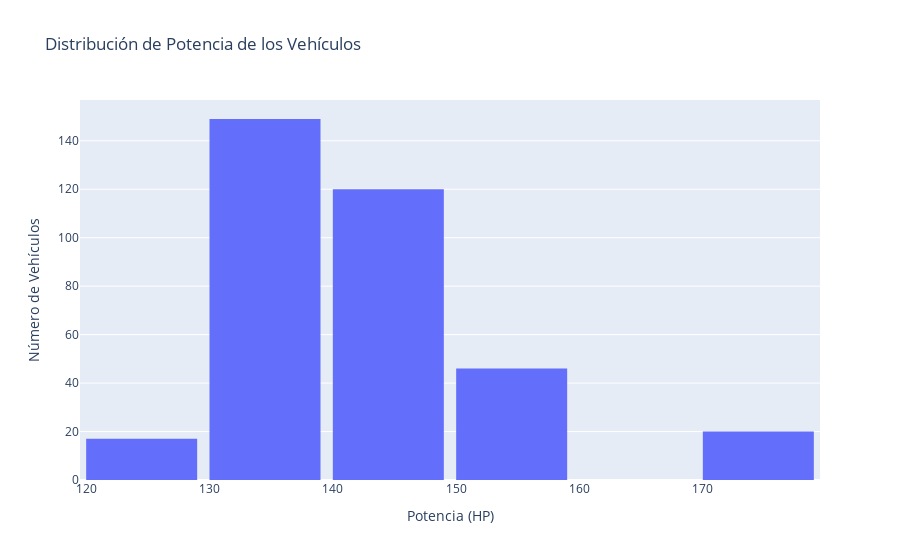

Here is the notebook cell this chart was saved with:
### Code cell
fig = px.histogram(df, x='power', 
                   nbins=5,  # Ajusta el número de bins según sea necesario
                   title='Distribución de Potencia de los Vehículos',
                   labels={'power': 'Potencia (HP)', 'count': 'Número de Vehículos'}
                   )

fig.update_layout(
    xaxis_title='Potencia (HP)',
    yaxis_title='Número de Vehículos',
    bargap=0.1  # Espacio entre las barras
)

# Mostrar el gráfico
fig.show()

### Figure 1 — Plotly figure (JSON) as saved in the notebook; plotly's stock layout.template omitted (floating-point values rounded to 4 significant figures; data arrays with more than 128 entries replaced by an {"elided": "..."} marker saying what was removed)
{"data": [{"alignmentgroup": "True", "bingroup": "x", "hovertemplate": "Potencia (HP)=%{x}<br>count=%{y}<extra></extra>", "legendgroup": "", "marker": {"color": "#636efa", "pattern": {"shape": ""}}, "name": "", "nbinsx": 5, "offsetgroup": "", "orientation": "v", "showlegend": false, "type": "histogram", "x": {"elided": "352 int values"}, "xaxis": "x", "yaxis": "y"}], "layout": {"bargap": 0.1, "barmode": "relative", "legend": {"tracegroupgap": 0}, "title": {"text": "Distribución de Potencia de los Vehículos"}, "xaxis": {"anchor": "y", "domain": [0, 1], "title": {"text": "Potencia (HP)"}}, "yaxis": {"anchor": "x", "domain": [0, 1], "title": {"text": "Número de Vehículos"}}}}
